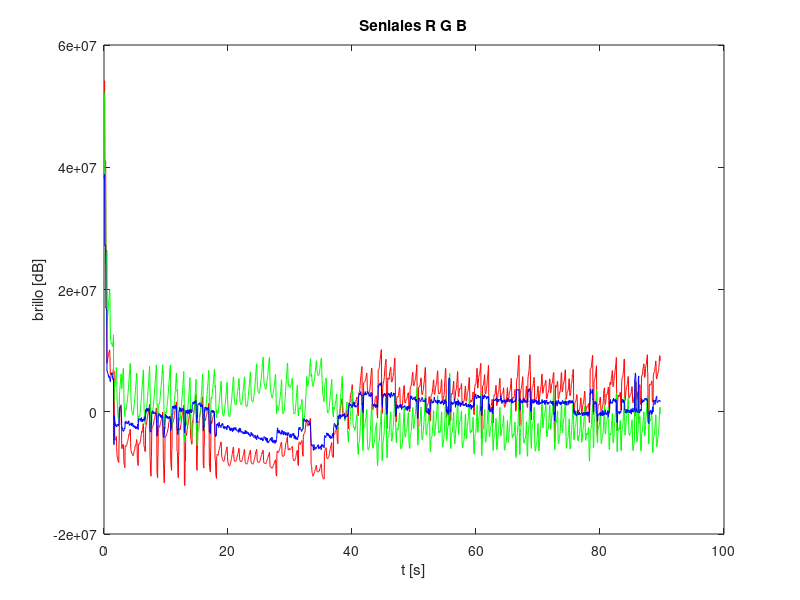
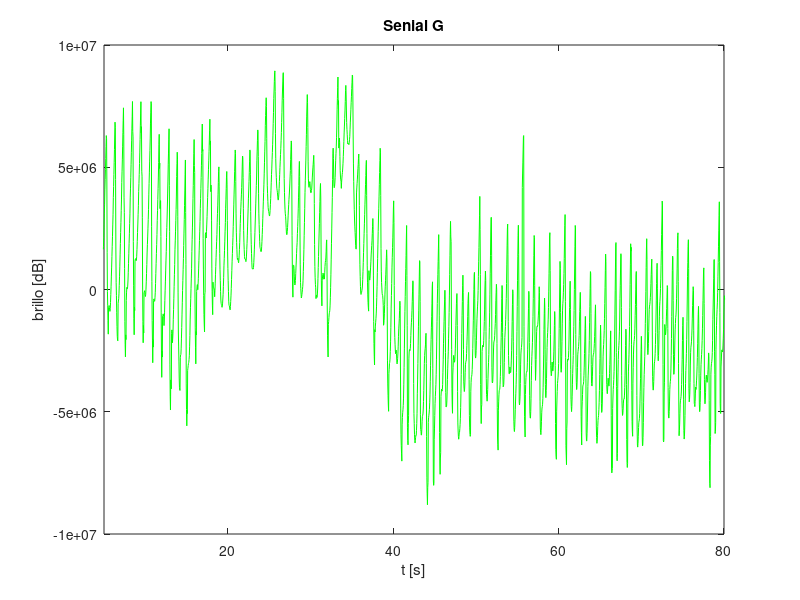

MATLAB code to generate these figures, in order:
clear all;

load intensidad_RGB.mat; % brillo, 1 es R, 2 es G, 3 es B.

video_length = length(brillo);

frec_video = 29.37; %frecuencia muestreo video
t_video = 1/(frec_video); %tiempo muestreo video

ejeXvideo = 0 : t_video : ((video_length-1)*t_video);

figure;
plot( ejeXvideo, brillo(:, 1), 'r');
hold on;
plot( ejeXvideo, brillo(:, 2), 'g');
plot( ejeXvideo, brillo(:, 3), 'b');
xlabel('t [s]');
ylabel('brillo [dB]');
%%legend('Curva simulada','Curva teorica','location','NorthEastOutside');
title('Seniales R G B');
print -djpg imagenes/punto_1_RGB_cardiometro.jpg; %Octave
grid minor;

figure;
plot( ejeXvideo, brillo(:, 2), 'g');
xlabel('t [s]');
ylabel('brillo [dB]');
xlim([5 80]);
ylim([-1e+07 1e+07]);
%%legend('Curva simulada','Curva teorica','location','NorthEastOutside');
title('Senial G');
print -djpg imagenes/punto_1_G_cardiometro.jpg; %Octave
grid minor;

